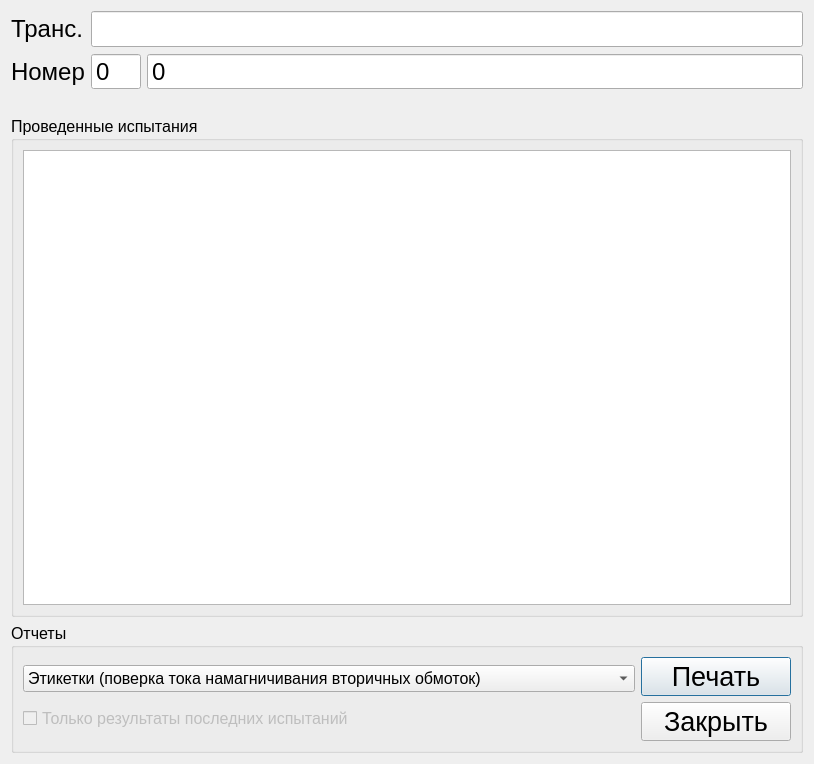
<?xml version="1.0" encoding="UTF-8"?>
<ui version="4.0">
 <class>Dialog</class>
 <widget class="QDialog" name="Dialog">
  <property name="geometry">
   <rect>
    <x>0</x>
    <y>0</y>
    <width>814</width>
    <height>764</height>
   </rect>
  </property>
  <property name="windowTitle">
   <string>Архив</string>
  </property>
  <layout class="QVBoxLayout" name="verticalLayout_3">
   <item>
    <layout class="QFormLayout" name="formLayout">
     <property name="fieldGrowthPolicy">
      <enum>QFormLayout::AllNonFixedFieldsGrow</enum>
     </property>
     <item row="0" column="0">
      <widget class="QLabel" name="label">
       <property name="font">
        <font>
         <pointsize>18</pointsize>
         <weight>50</weight>
         <bold>false</bold>
        </font>
       </property>
       <property name="text">
        <string>Транс.</string>
       </property>
      </widget>
     </item>
     <item row="0" column="1">
      <widget class="QLineEdit" name="leTransformer">
       <property name="font">
        <font>
         <pointsize>18</pointsize>
        </font>
       </property>
      </widget>
     </item>
     <item row="1" column="0">
      <widget class="QLabel" name="label_2">
       <property name="font">
        <font>
         <pointsize>18</pointsize>
         <weight>50</weight>
         <bold>false</bold>
        </font>
       </property>
       <property name="text">
        <string>Номер</string>
       </property>
      </widget>
     </item>
     <item row="1" column="1">
      <layout class="QHBoxLayout" name="horizontalLayout">
       <item>
        <widget class="QSpinBox" name="sbYear">
         <property name="minimumSize">
          <size>
           <width>0</width>
           <height>0</height>
          </size>
         </property>
         <property name="maximumSize">
          <size>
           <width>50</width>
           <height>16777215</height>
          </size>
         </property>
         <property name="font">
          <font>
           <pointsize>18</pointsize>
          </font>
         </property>
         <property name="buttonSymbols">
          <enum>QAbstractSpinBox::NoButtons</enum>
         </property>
        </widget>
       </item>
       <item>
        <widget class="QSpinBox" name="sbNumber">
         <property name="font">
          <font>
           <pointsize>18</pointsize>
          </font>
         </property>
         <property name="buttonSymbols">
          <enum>QAbstractSpinBox::NoButtons</enum>
         </property>
         <property name="minimum">
          <number>-1</number>
         </property>
         <property name="maximum">
          <number>9999999</number>
         </property>
        </widget>
       </item>
      </layout>
     </item>
    </layout>
   </item>
   <item>
    <layout class="QHBoxLayout" name="horizontalLayout_2">
     <item>
      <spacer name="horizontalSpacer">
       <property name="orientation">
        <enum>Qt::Horizontal</enum>
       </property>
       <property name="sizeHint" stdset="0">
        <size>
         <width>40</width>
         <height>20</height>
        </size>
       </property>
      </spacer>
     </item>
     <item>
      <layout class="QVBoxLayout" name="vlKeyboard"/>
     </item>
     <item>
      <spacer name="horizontalSpacer_2">
       <property name="orientation">
        <enum>Qt::Horizontal</enum>
       </property>
       <property name="sizeHint" stdset="0">
        <size>
         <width>40</width>
         <height>20</height>
        </size>
       </property>
      </spacer>
     </item>
    </layout>
   </item>
   <item>
    <widget class="QGroupBox" name="groupBox">
     <property name="font">
      <font>
       <pointsize>12</pointsize>
      </font>
     </property>
     <property name="title">
      <string>Проведенные испытания</string>
     </property>
     <layout class="QVBoxLayout" name="verticalLayout">
      <item>
       <widget class="QTableView" name="tableView">
        <property name="font">
         <font>
          <pointsize>10</pointsize>
          <weight>75</weight>
          <bold>true</bold>
         </font>
        </property>
       </widget>
      </item>
     </layout>
    </widget>
   </item>
   <item>
    <widget class="QGroupBox" name="groupBox_2">
     <property name="maximumSize">
      <size>
       <width>16777215</width>
       <height>150</height>
      </size>
     </property>
     <property name="font">
      <font>
       <pointsize>12</pointsize>
      </font>
     </property>
     <property name="title">
      <string>Отчеты</string>
     </property>
     <layout class="QHBoxLayout" name="horizontalLayout_4">
      <item>
       <layout class="QVBoxLayout" name="verticalLayout_4">
        <item>
         <widget class="QComboBox" name="comboBox">
          <item>
           <property name="text">
            <string>Этикетки (поверка тока намагничивания вторичных обмоток)</string>
           </property>
          </item>
          <item>
           <property name="text">
            <string>Этикетки (поверка вторичных обмоток)</string>
           </property>
          </item>
          <item>
           <property name="text">
            <string>Этикетки (поверка активных частей)</string>
           </property>
          </item>
          <item>
           <property name="text">
            <string>Результаты поверки тока намагничивения вторичных обмоток</string>
           </property>
          </item>
          <item>
           <property name="text">
            <string>Вольт-амперная харастеристика намагничивания обмоток</string>
           </property>
          </item>
          <item>
           <property name="text">
            <string>Протокол испытаний</string>
           </property>
          </item>
          <item>
           <property name="text">
            <string>Общий отчет</string>
           </property>
          </item>
         </widget>
        </item>
        <item>
         <widget class="QCheckBox" name="checkBox">
          <property name="enabled">
           <bool>false</bool>
          </property>
          <property name="text">
           <string>Только результаты последних испытаний</string>
          </property>
         </widget>
        </item>
       </layout>
      </item>
      <item>
       <layout class="QVBoxLayout" name="verticalLayout_2">
        <item>
         <widget class="QPushButton" name="pushButton">
          <property name="maximumSize">
           <size>
            <width>150</width>
            <height>16777215</height>
           </size>
          </property>
          <property name="font">
           <font>
            <pointsize>20</pointsize>
           </font>
          </property>
          <property name="text">
           <string>Печать</string>
          </property>
         </widget>
        </item>
        <item>
         <widget class="QPushButton" name="pushButton_2">
          <property name="maximumSize">
           <size>
            <width>150</width>
            <height>16777215</height>
           </size>
          </property>
          <property name="font">
           <font>
            <pointsize>20</pointsize>
           </font>
          </property>
          <property name="text">
           <string>Закрыть</string>
          </property>
         </widget>
        </item>
       </layout>
      </item>
     </layout>
    </widget>
   </item>
  </layout>
 </widget>
 <resources/>
 <connections/>
</ui>
